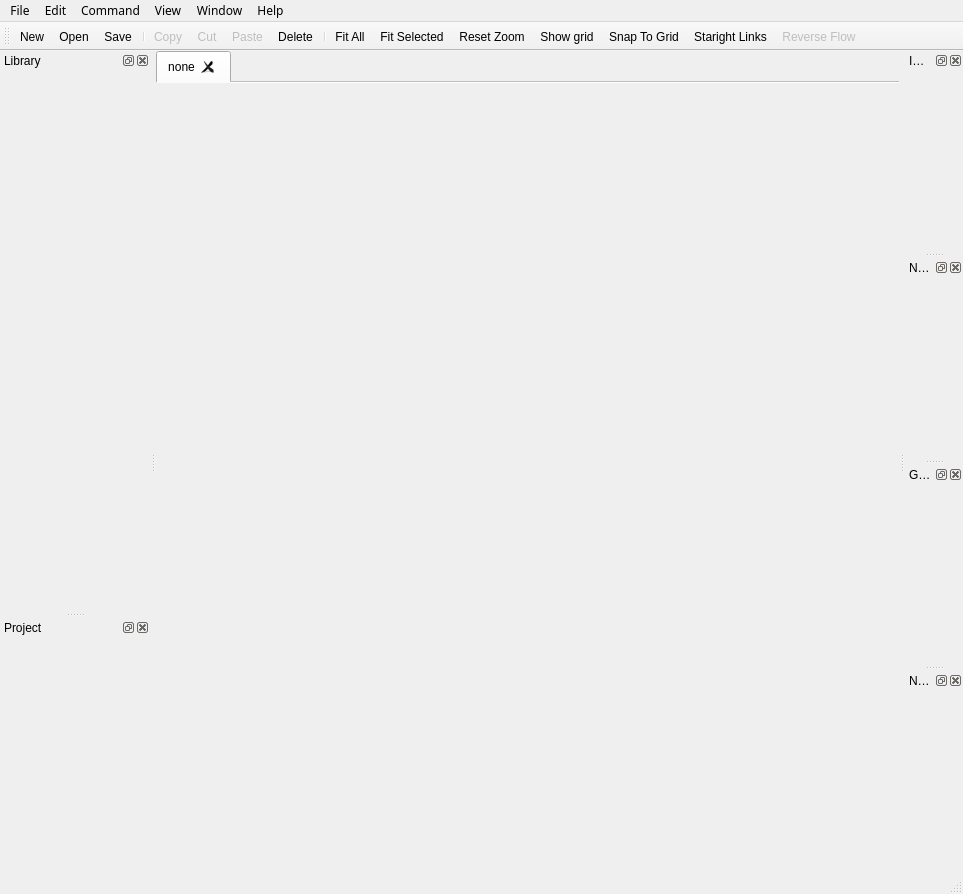
 <widget class="QMainWindow" name="MainWindow">
  <property name="geometry">
   <rect>
    <x>0</x>
    <y>0</y>
    <width>963</width>
    <height>894</height>
   </rect>
  </property>
  <property name="windowTitle">
   <string>meShaderEd</string>
  </property>
  <property name="dockOptions">
   <set>QMainWindow::AllowTabbedDocks|QMainWindow::AnimatedDocks</set>
  </property>
  <property name="unifiedTitleAndToolBarOnMac">
   <bool>false</bool>
  </property>
  <widget class="QWidget" name="centralwidget">
   <property name="acceptDrops">
    <bool>true</bool>
   </property>
   <layout class="QGridLayout" name="gridLayout">
    <property name="margin">
     <number>0</number>
    </property>
    <item row="0" column="0">
     <widget class="QTabWidget" name="tabs">
      <property name="acceptDrops">
       <bool>true</bool>
      </property>
      <property name="tabPosition">
       <enum>QTabWidget::North</enum>
      </property>
      <property name="tabShape">
       <enum>QTabWidget::Rounded</enum>
      </property>
      <property name="currentIndex">
       <number>0</number>
      </property>
      <property name="elideMode">
       <enum>Qt::ElideNone</enum>
      </property>
      <property name="documentMode">
       <bool>true</bool>
      </property>
      <property name="tabsClosable">
       <bool>true</bool>
      </property>
      <property name="movable">
       <bool>false</bool>
      </property>
      <widget class="WorkArea" name="workArea">
       <property name="acceptDrops">
        <bool>true</bool>
       </property>
       <attribute name="title">
        <string>none</string>
       </attribute>
      </widget>
     </widget>
    </item>
   </layout>
  </widget>
  <widget class="QMenuBar" name="menubar">
   <property name="geometry">
    <rect>
     <x>0</x>
     <y>0</y>
     <width>963</width>
     <height>22</height>
    </rect>
   </property>
   <property name="font">
    <font>
     <family>Lucida Sans</family>
     <pointsize>9</pointsize>
    </font>
   </property>
   <widget class="QMenu" name="menuFile">
    <property name="font">
     <font>
      <family>MS Shell Dlg 2</family>
      <pointsize>8</pointsize>
     </font>
    </property>
    <property name="title">
     <string>File</string>
    </property>
    <widget class="QMenu" name="menuRecent_Projects">
     <property name="title">
      <string>Recent Projects</string>
     </property>
     <addaction name="separator"/>
    </widget>
    <widget class="QMenu" name="menuRecent_Networks">
     <property name="title">
      <string>Recent Networks</string>
     </property>
     <addaction name="separator"/>
    </widget>
    <addaction name="actionNew"/>
    <addaction name="actionOpen"/>
    <addaction name="actionSave"/>
    <addaction name="actionSaveAs"/>
    <addaction name="actionSaveSelected"/>
    <addaction name="separator"/>
    <addaction name="actionProjectSetup"/>
    <addaction name="separator"/>
    <addaction name="actionImport"/>
    <addaction name="separator"/>
    <addaction name="menuRecent_Projects"/>
    <addaction name="menuRecent_Networks"/>
    <addaction name="separator"/>
    <addaction name="actionExit"/>
   </widget>
   <widget class="QMenu" name="menuEdit">
    <property name="font">
     <font>
      <family>MS Shell Dlg 2</family>
      <pointsize>8</pointsize>
     </font>
    </property>
    <property name="title">
     <string>Edit</string>
    </property>
    <addaction name="actionUndo"/>
    <addaction name="actionRedo"/>
    <addaction name="separator"/>
    <addaction name="actionSelectAll"/>
    <addaction name="actionSelectBelow"/>
    <addaction name="actionSelectAbove"/>
    <addaction name="separator"/>
    <addaction name="actionCopy"/>
    <addaction name="actionCut"/>
    <addaction name="actionPaste"/>
    <addaction name="separator"/>
    <addaction name="actionDuplicate"/>
    <addaction name="actionDuplicateWithLinks"/>
    <addaction name="actionDelete"/>
    <addaction name="separator"/>
    <addaction name="actionRendererOptions"/>
    <addaction name="actionSettings"/>
   </widget>
   <widget class="QMenu" name="menuCommand">
    <property name="enabled">
     <bool>true</bool>
    </property>
    <property name="font">
     <font>
      <family>MS Shell Dlg 2</family>
      <pointsize>8</pointsize>
     </font>
    </property>
    <property name="title">
     <string>Command</string>
    </property>
    <widget class="QMenu" name="menuCreateNode">
     <property name="enabled">
      <bool>true</bool>
     </property>
     <property name="title">
      <string>Create Node</string>
     </property>
     <addaction name="separator"/>
    </widget>
    <addaction name="menuCreateNode"/>
    <addaction name="actionEditNode"/>
    <addaction name="actionViewComputedCode"/>
    <addaction name="actionExportShader"/>
    <addaction name="separator"/>
    <addaction name="actionCompileShader"/>
    <addaction name="actionRenderPreview"/>
    <addaction name="actionShowSwatch"/>
    <addaction name="actionHideSwatch"/>
   </widget>
   <widget class="QMenu" name="menuWindow">
    <property name="font">
     <font>
      <family>MS Shell Dlg 2</family>
      <pointsize>8</pointsize>
     </font>
    </property>
    <property name="title">
     <string>Window</string>
    </property>
    <addaction name="actionShowToolbar"/>
    <addaction name="actionShowNodes"/>
    <addaction name="actionShowParameters"/>
    <addaction name="actionShowPreview"/>
    <addaction name="actionShowGeometry"/>
    <addaction name="separator"/>
    <addaction name="actionNewParamView"/>
    <addaction name="actionNewImageView"/>
   </widget>
   <widget class="QMenu" name="menuHelp">
    <property name="font">
     <font>
      <family>MS Shell Dlg 2</family>
      <pointsize>8</pointsize>
     </font>
    </property>
    <property name="layoutDirection">
     <enum>Qt::RightToLeft</enum>
    </property>
    <property name="title">
     <string>Help</string>
    </property>
    <addaction name="actionAbout"/>
    <addaction name="actionHelp"/>
   </widget>
   <widget class="QMenu" name="menuView">
    <property name="title">
     <string>View</string>
    </property>
    <addaction name="actionShowGrid"/>
    <addaction name="actionSnapGrid"/>
    <addaction name="actionReverseFlow"/>
    <addaction name="actionStraightLinks"/>
    <addaction name="separator"/>
    <addaction name="actionFitAll"/>
    <addaction name="actionFitSelected"/>
    <addaction name="actionZoomReset"/>
   </widget>
   <addaction name="menuFile"/>
   <addaction name="menuEdit"/>
   <addaction name="menuCommand"/>
   <addaction name="menuView"/>
   <addaction name="menuWindow"/>
   <addaction name="menuHelp"/>
  </widget>
  <widget class="QStatusBar" name="statusbar"/>
  <widget class="QDockWidget" name="dockNodes">
   <property name="minimumSize">
    <size>
     <width>150</width>
     <height>42</height>
    </size>
   </property>
   <property name="floating">
    <bool>false</bool>
   </property>
   <property name="allowedAreas">
    <set>Qt::LeftDockWidgetArea|Qt::RightDockWidgetArea</set>
   </property>
   <property name="windowTitle">
    <string>Library</string>
   </property>
   <attribute name="dockWidgetArea">
    <number>1</number>
   </attribute>
   <widget class="NodeLibraryView" name="nodeList_ctl"/>
  </widget>
  <widget class="QToolBar" name="toolBar">
   <property name="minimumSize">
    <size>
     <width>0</width>
     <height>0</height>
    </size>
   </property>
   <property name="baseSize">
    <size>
     <width>0</width>
     <height>0</height>
    </size>
   </property>
   <property name="windowTitle">
    <string>toolBar</string>
   </property>
   <property name="toolTip">
    <string>Enter to Help Mode</string>
   </property>
   <property name="allowedAreas">
    <set>Qt::LeftToolBarArea|Qt::TopToolBarArea</set>
   </property>
   <property name="iconSize">
    <size>
     <width>24</width>
     <height>24</height>
    </size>
   </property>
   <attribute name="toolBarArea">
    <enum>TopToolBarArea</enum>
   </attribute>
   <attribute name="toolBarBreak">
    <bool>false</bool>
   </attribute>
   <addaction name="actionNew"/>
   <addaction name="actionOpen"/>
   <addaction name="actionSave"/>
   <addaction name="separator"/>
   <addaction name="actionCopy"/>
   <addaction name="actionCut"/>
   <addaction name="actionPaste"/>
   <addaction name="actionDelete"/>
   <addaction name="separator"/>
   <addaction name="actionFitAll"/>
   <addaction name="actionFitSelected"/>
   <addaction name="actionZoomReset"/>
   <addaction name="actionShowGrid"/>
   <addaction name="actionSnapGrid"/>
   <addaction name="actionStraightLinks"/>
   <addaction name="actionReverseFlow"/>
  </widget>
  <widget class="QDockWidget" name="dockPreview">
   <property name="baseSize">
    <size>
     <width>300</width>
     <height>0</height>
    </size>
   </property>
   <property name="floating">
    <bool>false</bool>
   </property>
   <property name="features">
    <set>QDockWidget::AllDockWidgetFeatures</set>
   </property>
   <property name="allowedAreas">
    <set>Qt::LeftDockWidgetArea|Qt::RightDockWidgetArea</set>
   </property>
   <property name="windowTitle">
    <string>Image View</string>
   </property>
   <attribute name="dockWidgetArea">
    <number>2</number>
   </attribute>
   <widget class="ImageViewWidget" name="imageView_ctl"/>
  </widget>
  <widget class="QDockWidget" name="dockParam">
   <property name="baseSize">
    <size>
     <width>300</width>
     <height>0</height>
    </size>
   </property>
   <property name="features">
    <set>QDockWidget::AllDockWidgetFeatures</set>
   </property>
   <property name="allowedAreas">
    <set>Qt::LeftDockWidgetArea|Qt::RightDockWidgetArea</set>
   </property>
   <property name="windowTitle">
    <string>Node Parameters</string>
   </property>
   <attribute name="dockWidgetArea">
    <number>2</number>
   </attribute>
   <widget class="NodeParamView" name="nodeParam_ctl"/>
  </widget>
  <widget class="QDockWidget" name="dockGeom">
   <property name="windowTitle">
    <string>Geometry View</string>
   </property>
   <attribute name="dockWidgetArea">
    <number>2</number>
   </attribute>
   <widget class="GeomViewWidget" name="geomView_ctl"/>
  </widget>
  <widget class="QDockWidget" name="dockProject">
   <property name="windowTitle">
    <string>Project</string>
   </property>
   <attribute name="dockWidgetArea">
    <number>1</number>
   </attribute>
   <widget class="NodeLibraryView" name="project_ctl"/>
  </widget>
  <widget class="QDockWidget" name="dockSwatch">
   <property name="windowTitle">
    <string>Node Preview</string>
   </property>
   <attribute name="dockWidgetArea">
    <number>2</number>
   </attribute>
   <widget class="NodeSwatchParam" name="swatchParam_ctl"/>
  </widget>
  <action name="actionRendererOptions">
   <property name="text">
    <string>Renderer ...</string>
   </property>
   <property name="toolTip">
    <string>Renderer Options</string>
   </property>
  </action>
  <action name="actionPreviewOptions">
   <property name="text">
    <string>Preview ...</string>
   </property>
   <property name="toolTip">
    <string>Preview Options</string>
   </property>
  </action>
  <action name="actionNew">
   <property name="icon">
    <iconset resource="../resources.qrc">
     <normaloff>:/file_icons/resources/new.png</normaloff>:/file_icons/resources/new.png</iconset>
   </property>
   <property name="text">
    <string>&amp;New</string>
   </property>
   <property name="toolTip">
    <string notr="true" extracomment="Create a new project">New Project</string>
   </property>
   <property name="statusTip">
    <string notr="true" extracomment="Create a new project">Create a new project</string>
   </property>
   <property name="whatsThis">
    <string extracomment="comment: Create a new project">Click this option to create a new project</string>
   </property>
   <property name="shortcut">
    <string>Ctrl+N</string>
   </property>
  </action>
  <action name="actionOpen">
   <property name="icon">
    <iconset resource="../resources.qrc">
     <normaloff>:/file_icons/resources/open.png</normaloff>:/file_icons/resources/open.png</iconset>
   </property>
   <property name="text">
    <string>&amp;Open</string>
   </property>
   <property name="statusTip">
    <string>Open existing project</string>
   </property>
   <property name="shortcut">
    <string>Ctrl+O</string>
   </property>
  </action>
  <action name="actionSave">
   <property name="icon">
    <iconset resource="../resources.qrc">
     <normaloff>:/file_icons/resources/save.png</normaloff>:/file_icons/resources/save.png</iconset>
   </property>
   <property name="text">
    <string>&amp;Save</string>
   </property>
   <property name="shortcut">
    <string>Ctrl+S</string>
   </property>
  </action>
  <action name="actionExit">
   <property name="text">
    <string>Quit</string>
   </property>
   <property name="shortcut">
    <string>Ctrl+Q</string>
   </property>
  </action>
  <action name="actionSaveAs">
   <property name="text">
    <string>Save As ...</string>
   </property>
  </action>
  <action name="actionImport">
   <property name="text">
    <string>Import</string>
   </property>
  </action>
  <action name="actionSaveSelected">
   <property name="enabled">
    <bool>false</bool>
   </property>
   <property name="text">
    <string>Save Selected As ...</string>
   </property>
   <property name="toolTip">
    <string>Save selected nodes</string>
   </property>
  </action>
  <action name="actionCopy">
   <property name="enabled">
    <bool>false</bool>
   </property>
   <property name="icon">
    <iconset resource="../resources.qrc">
     <normaloff>:/edit_icons/resources/copy.png</normaloff>:/edit_icons/resources/copy.png</iconset>
   </property>
   <property name="text">
    <string>Copy</string>
   </property>
   <property name="shortcut">
    <string>Ctrl+C</string>
   </property>
  </action>
  <action name="actionCut">
   <property name="enabled">
    <bool>false</bool>
   </property>
   <property name="icon">
    <iconset resource="../resources.qrc">
     <normaloff>:/edit_icons/resources/editcut1.png</normaloff>:/edit_icons/resources/editcut1.png</iconset>
   </property>
   <property name="text">
    <string>Cut</string>
   </property>
   <property name="shortcut">
    <string>Ctrl+X</string>
   </property>
  </action>
  <action name="actionPaste">
   <property name="enabled">
    <bool>false</bool>
   </property>
   <property name="icon">
    <iconset resource="../resources.qrc">
     <normaloff>:/edit_icons/resources/paste.png</normaloff>:/edit_icons/resources/paste.png</iconset>
   </property>
   <property name="text">
    <string>Paste</string>
   </property>
   <property name="shortcut">
    <string>Ctrl+V</string>
   </property>
  </action>
  <action name="actionUndo">
   <property name="enabled">
    <bool>false</bool>
   </property>
   <property name="icon">
    <iconset>
     <normaloff>:/edit_icons/resources/undo.png</normaloff>:/edit_icons/resources/undo.png</iconset>
   </property>
   <property name="text">
    <string>Undo</string>
   </property>
  </action>
  <action name="actionRedo">
   <property name="enabled">
    <bool>false</bool>
   </property>
   <property name="icon">
    <iconset>
     <normaloff>:/edit_icons/resources/redo.png</normaloff>:/edit_icons/resources/redo.png</iconset>
   </property>
   <property name="text">
    <string>Redo</string>
   </property>
  </action>
  <action name="actionEditNode">
   <property name="enabled">
    <bool>true</bool>
   </property>
   <property name="text">
    <string>Edit Node ...</string>
   </property>
   <property name="shortcut">
    <string>Ctrl+E</string>
   </property>
  </action>
  <action name="actionRenderPreview">
   <property name="enabled">
    <bool>true</bool>
   </property>
   <property name="text">
    <string>Render Preview</string>
   </property>
   <property name="shortcut">
    <string>Ctrl+R</string>
   </property>
  </action>
  <action name="actionShowNodes">
   <property name="checkable">
    <bool>true</bool>
   </property>
   <property name="checked">
    <bool>true</bool>
   </property>
   <property name="text">
    <string>Nodes Library</string>
   </property>
   <property name="toolTip">
    <string>Show Nodes</string>
   </property>
  </action>
  <action name="actionShowParameters">
   <property name="checkable">
    <bool>true</bool>
   </property>
   <property name="checked">
    <bool>true</bool>
   </property>
   <property name="text">
    <string>Node Parameters</string>
   </property>
   <property name="toolTip">
    <string>Show Parameters</string>
   </property>
  </action>
  <action name="actionShowGrid">
   <property name="checkable">
    <bool>true</bool>
   </property>
   <property name="icon">
    <iconset resource="../resources.qrc">
     <normaloff>:/show_icons/resources/grid_off.png</normaloff>
     <normalon>:/show_icons/resources/grid_on.png</normalon>:/show_icons/resources/grid_off.png</iconset>
   </property>
   <property name="text">
    <string>Show grid</string>
   </property>
   <property name="toolTip">
    <string>Show grid</string>
   </property>
  </action>
  <action name="actionAbout">
   <property name="text">
    <string>About</string>
   </property>
  </action>
  <action name="actionHelp">
   <property name="text">
    <string>Help</string>
   </property>
  </action>
  <action name="actionShowToolbar">
   <property name="checkable">
    <bool>true</bool>
   </property>
   <property name="checked">
    <bool>true</bool>
   </property>
   <property name="text">
    <string>Toolbar</string>
   </property>
  </action>
  <action name="actionShowPreview">
   <property name="checkable">
    <bool>true</bool>
   </property>
   <property name="checked">
    <bool>true</bool>
   </property>
   <property name="text">
    <string>Image View</string>
   </property>
   <property name="toolTip">
    <string>Show Preview</string>
   </property>
  </action>
  <action name="actionDelete">
   <property name="icon">
    <iconset resource="../resources.qrc">
     <normaloff>:/edit_icons/resources/delete.png</normaloff>:/edit_icons/resources/delete.png</iconset>
   </property>
   <property name="text">
    <string>Delete</string>
   </property>
   <property name="shortcut">
    <string>Del</string>
   </property>
  </action>
  <action name="actionShowGeometry">
   <property name="checkable">
    <bool>true</bool>
   </property>
   <property name="checked">
    <bool>true</bool>
   </property>
   <property name="text">
    <string>Geometry View</string>
   </property>
  </action>
  <action name="actionProjectSetup">
   <property name="text">
    <string>Project Setup ...</string>
   </property>
  </action>
  <action name="actionSettings">
   <property name="text">
    <string>Settings ...</string>
   </property>
  </action>
  <action name="actionReverseFlow">
   <property name="checkable">
    <bool>true</bool>
   </property>
   <property name="enabled">
    <bool>false</bool>
   </property>
   <property name="icon">
    <iconset>
     <normaloff>:/show_icons/resources/ledoff.png</normaloff>
     <normalon>:/show_icons/resources/ledon.png</normalon>:/show_icons/resources/ledoff.png</iconset>
   </property>
   <property name="text">
    <string>Reverse Flow</string>
   </property>
   <property name="visible">
    <bool>false</bool>
   </property>
  </action>
  <action name="actionStraightLinks">
   <property name="checkable">
    <bool>true</bool>
   </property>
   <property name="icon">
    <iconset resource="../resources.qrc">
     <normaloff>:/show_icons/resources/straight_off.png</normaloff>
     <normalon>:/show_icons/resources/straight_on.png</normalon>:/show_icons/resources/straight_off.png</iconset>
   </property>
   <property name="text">
    <string>Staright Links</string>
   </property>
   <property name="toolTip">
    <string>Draw Straight Links</string>
   </property>
  </action>
  <action name="actionSnapGrid">
   <property name="checkable">
    <bool>true</bool>
   </property>
   <property name="icon">
    <iconset resource="../resources.qrc">
     <normaloff>:/show_icons/resources/snap_off.png</normaloff>
     <normalon>:/show_icons/resources/snap_on.png</normalon>:/show_icons/resources/snap_off.png</iconset>
   </property>
   <property name="text">
    <string>Snap To Grid</string>
   </property>
   <property name="toolTip">
    <string>Snap to grid</string>
   </property>
  </action>
  <action name="actionFitAll">
   <property name="icon">
    <iconset resource="../resources.qrc">
     <normaloff>:/show_icons/resources/fit_all.png</normaloff>:/show_icons/resources/fit_all.png</iconset>
   </property>
   <property name="text">
    <string>Fit All</string>
   </property>
   <property name="shortcut">
    <string>F</string>
   </property>
   <property name="visible">
    <bool>true</bool>
   </property>
  </action>
  <action name="actionFitSelected">
   <property name="icon">
    <iconset resource="../resources.qrc">
     <normaloff>:/show_icons/resources/fit_selected.png</normaloff>:/show_icons/resources/fit_selected.png</iconset>
   </property>
   <property name="text">
    <string>Fit Selected</string>
   </property>
   <property name="shortcut">
    <string>Shift+F</string>
   </property>
   <property name="visible">
    <bool>true</bool>
   </property>
  </action>
  <action name="actionZoomReset">
   <property name="icon">
    <iconset resource="../resources.qrc">
     <normaloff>:/show_icons/resources/zoom_reset.png</normaloff>:/show_icons/resources/zoom_reset.png</iconset>
   </property>
   <property name="text">
    <string>Reset Zoom</string>
   </property>
   <property name="toolTip">
    <string>Reset Zoom</string>
   </property>
  </action>
  <action name="actionNewParamView">
   <property name="text">
    <string>New Parameter View</string>
   </property>
  </action>
  <action name="actionNewImageView">
   <property name="text">
    <string>New Image View</string>
   </property>
  </action>
  <action name="actionDuplicate">
   <property name="text">
    <string>Duplicate</string>
   </property>
   <property name="shortcut">
    <string>Ctrl+D</string>
   </property>
  </action>
  <action name="actionDuplicateWithLinks">
   <property name="text">
    <string>Duplicate with links</string>
   </property>
   <property name="shortcut">
    <string>Ctrl+Shift+D</string>
   </property>
  </action>
  <action name="actionSelectAll">
   <property name="text">
    <string>Select All</string>
   </property>
   <property name="shortcut">
    <string>Ctrl+A</string>
   </property>
  </action>
  <action name="actionSelectBelow">
   <property name="text">
    <string>Select below</string>
   </property>
   <property name="toolTip">
    <string>Select hierarchy below</string>
   </property>
   <property name="shortcut">
    <string>Ctrl+Down</string>
   </property>
  </action>
  <action name="actionSelectAbove">
   <property name="text">
    <string>Select above</string>
   </property>
   <property name="toolTip">
    <string>Select hierarchy above</string>
   </property>
   <property name="shortcut">
    <string>Ctrl+Up</string>
   </property>
  </action>
  <action name="actionExportShader">
   <property name="text">
    <string>Export As Shader ...</string>
   </property>
   <property name="shortcut">
    <string>Ctrl+T</string>
   </property>
  </action>
  <action name="actionShowSwatch">
   <property name="text">
    <string>Show Swatch</string>
   </property>
   <property name="shortcut">
    <string>Ctrl+Shift+S</string>
   </property>
  </action>
  <action name="actionHideSwatch">
   <property name="text">
    <string>Hide Swatch</string>
   </property>
   <property name="shortcut">
    <string>Ctrl+Shift+H</string>
   </property>
  </action>
  <action name="actionHelpMode">
   <property name="checkable">
    <bool>true</bool>
   </property>
   <property name="text">
    <string>Help</string>
   </property>
   <property name="shortcut">
    <string>Shift+F1</string>
   </property>
  </action>
  <action name="actionViewComputedCode">
   <property name="text">
    <string>View Computed Code ...</string>
   </property>
   <property name="shortcut">
    <string>Ctrl+Alt+V</string>
   </property>
  </action>
  <action name="actionCompileShader">
   <property name="text">
    <string>Compile Shader</string>
   </property>
   <property name="shortcut">
    <string>Ctrl+L</string>
   </property>
  </action>
  <zorder>dockNodes</zorder>
  <zorder>dockPreview</zorder>
  <zorder>dockParam</zorder>
  <zorder>dockGeom</zorder>
  <zorder>dockProject</zorder>
  <zorder>dockSwatch</zorder>
 </widget>
